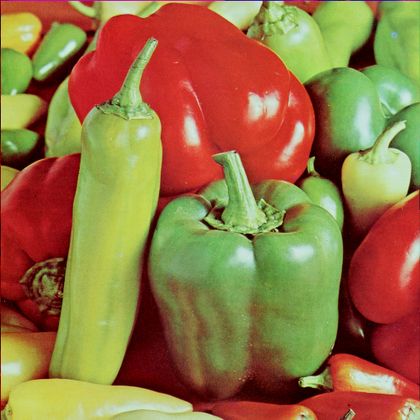
%> input picture PD_edges/edges/peppers.png, 420 x 420 px, shrunk from 512 x 512 before the run, given in place of synthetic_panorama_depth.pfm.gz_edges.png, which was not available
$ octave --eval "result = locateTestPano('peppers.png');"   (GNU Octave 9; MATLAB toolbox functions it lacks are replaced by stand-ins)
%> lines starting %> are read from the running program, lines starting %| are printed output that depends on the picture; pictures that were not available may be replaced by others from this repository, and a replacement may not be noted
### PD_edges/edges/edgesTrain.m
function model = edgesTrain( varargin )
% Train structured edge detector.
%
% For an introductory tutorial please see edgesDemo.m.
%
% USAGE
%  opts = edgesTrain()
%  model = edgesTrain( opts )
%
% INPUTS
%  opts       - parameters (struct or name/value pairs)
%   (1) model parameters:
%   .imWidth    - [32] width of image patches
%   .gtWidth    - [16] width of ground truth patches
%   (2) tree parameters:
%   .nPos       - [5e5] number of positive patches per tree
%   .nNeg       - [5e5] number of negative patches per tree
%   .nImgs      - [inf] maximum number of images to use for training
%   .nTrees     - [8] number of trees in forest to train
%   .fracFtrs   - [1/4] fraction of features to use to train each tree
%   .minCount   - [1] minimum number of data points to allow split
%   .minChild   - [8] minimum number of data points allowed at child nodes
%   .maxDepth   - [64] maximum depth of tree
%   .discretize - ['pca'] options include 'pca' and 'kmeans'
%   .nSamples   - [256] number of samples for clustering structured labels
%   .nClasses   - [2] number of classes (clusters) for binary splits
%   .split      - ['gini'] options include 'gini', 'entropy' and 'twoing'
%   (3) feature parameters:
%   .nOrients   - [4] number of orientations per gradient scale
%   .grdSmooth  - [0] radius for image gradient smoothing (using convTri)
%   .chnSmooth  - [2] radius for reg channel smoothing (using convTri)
%   .simSmooth  - [8] radius for sim channel smoothing (using convTri)
%   .normRad    - [4] gradient normalization radius (see gradientMag)
%   .shrink     - [2] amount to shrink channels
%   .nCells     - [5] number of self similarity cells
%   .rgbd       - [0] 0:RGB, 1:depth, 2:RBG+depth (for NYU data only)
%   (4) detection parameters (can be altered after training):
%   .stride     - [2] stride at which to compute edges
%   .multiscale - [0] if true run multiscale edge detector
%   .sharpen    - [2] sharpening amount (can only decrease after training)
%   .nTreesEval - [4] number of trees to evaluate per location
%   .nThreads   - [4] number of threads for evaluation of trees
%   .nms        - [0] if true apply non-maximum suppression to edges
%   (5) other parameters:
%   .seed       - [1] seed for random stream (for reproducibility)
%   .useParfor  - [0] if true train trees in parallel (memory intensive)
%   .modelDir   - ['models/'] target directory for storing models
%   .modelFnm   - ['model'] model filename
%   .bsdsDir    - ['BSR/BSDS500/data/'] location of BSDS dataset
%
% OUTPUTS
%  model      - trained structured edge detector w the following fields
%   .opts       - input parameters and constants
%   .thrs       - [nNodes x nTrees] threshold corresponding to each fid
%   .fids       - [nNodes x nTrees] feature ids for each node
%   .child      - [nNodes x nTrees] index of child for each node
%   .count      - [nNodes x nTrees] number of data points at each node
%   .depth      - [nNodes x nTrees] depth of each node
%   .eBins      - data structure for storing all node edge maps
%   .eBnds      - data structure for storing all node edge maps
%
% EXAMPLE
%
% See also edgesDemo, edgesChns, edgesDetect, forestTrain
%
% Structured Edge Detection Toolbox      Version 3.01
% Code written by Piotr Dollar, 2014.
% Licensed under the MSR-LA Full Rights License [see license.txt]

% get default parameters
dfs={'imWidth',32, 'gtWidth',16, 'nPos',5e5, 'nNeg',5e5, 'nImgs',inf, ...
  'nTrees',8, 'fracFtrs',1/4, 'minCount',1, 'minChild',8, ...
  'maxDepth',64, 'discretize','pca', 'nSamples',256, 'nClasses',2, ...
  'split','gini', 'nOrients',4, 'grdSmooth',0, 'chnSmooth',2, ...
  'simSmooth',8, 'normRad',4, 'shrink',2, 'nCells',5, 'rgbd',0, ...
  'stride',2, 'multiscale',0, 'sharpen',2, 'nTreesEval',4, ...
  'nThreads',4, 'nms',0, 'seed',1, 'useParfor',0, 'modelDir','models/', ...
  'modelFnm','model', 'bsdsDir','BSR/BSDS500/data/'};
opts = getPrmDflt(varargin,dfs,1);
if(nargin==0), model=opts; return; end

% if forest exists load it and return
cd(fileparts(mfilename('fullpath')));
forestDir = [opts.modelDir '/forest/'];
forestFn = [forestDir opts.modelFnm];
if(exist([forestFn '.mat'], 'file'))
  load([forestFn '.mat']); return; end

% compute constants and store in opts
nTrees=opts.nTrees; nCells=opts.nCells; shrink=opts.shrink;
opts.nPos=round(opts.nPos); opts.nNeg=round(opts.nNeg);
opts.nTreesEval=min(opts.nTreesEval,nTrees);
opts.stride=max(opts.stride,shrink);
imWidth=opts.imWidth; gtWidth=opts.gtWidth;
imWidth=round(max(gtWidth,imWidth)/shrink/2)*shrink*2;
opts.imWidth=imWidth; opts.gtWidth=gtWidth;
nChnsGrad=(opts.nOrients+1)*2; nChnsColor=3;
if(opts.rgbd==1), nChnsColor=1; end
if(opts.rgbd==2), nChnsGrad=nChnsGrad*2; nChnsColor=nChnsColor+1; end
nChns = nChnsGrad+nChnsColor; opts.nChns = nChns;
opts.nChnFtrs = imWidth*imWidth*nChns/shrink/shrink;
opts.nSimFtrs = (nCells*nCells)*(nCells*nCells-1)/2*nChns;
opts.nTotFtrs = opts.nChnFtrs + opts.nSimFtrs; disp(opts);

% generate stream for reproducibility of model
stream=RandStream('mrg32k3a','Seed',opts.seed);

% train nTrees random trees (can be trained with parfor if enough memory)
if(opts.useParfor), parfor i=1:nTrees, trainTree(opts,stream,i); end
else for i=1:nTrees, trainTree(opts,stream,i); end; end

% merge trees and save model
model = mergeTrees( opts );
if(~exist(forestDir,'dir')), mkdir(forestDir); end
save([forestFn '.mat'], 'model', '-v7.3');

end

% [268 lines left out: functions mergeTrees, inferLabels, trainTree, stComputeSimFtrs, discretize, not called in this run]

### PD_edges/edges/locateTestPano.m
function [ output_args ] = locateTestPano(dir)
%> called with dir = 'peppers.png'


    addpath /home/simonovm/workspace/locate/src/preproc/pfm2torch

    pano = imread([dir '/synthetic_panorama_depth.pfm.gz_edges.png']);
%> pano is the input picture: size 420x420x3 uint8; mean R, G, B 149.8, 115.6, 66.5
    %panodt = - doDT(pano, 1) .^2;
    panodt = doDT(pano, 0.2);
    figure(4); imagesc(panodt)

    opts=edgesTrain();                % default options (good settings)
% [67 lines not run here, left out]
function panodt = doDT(pano, fact)
%> called with fact = 0.2
    panodt = [];

    for th=250:-50:50
        dt = -bwdist(pano>th, 'euclidean');
        if numel(panodt)==0
            panodt = dt;
        else
            panodt = max(panodt, dt-(250-th)*fact);
        end
    end
%> this loop made 5 passes
%> pass 2, in doDT, `dt = -bwdist(pano>th, 'euclidean');`:
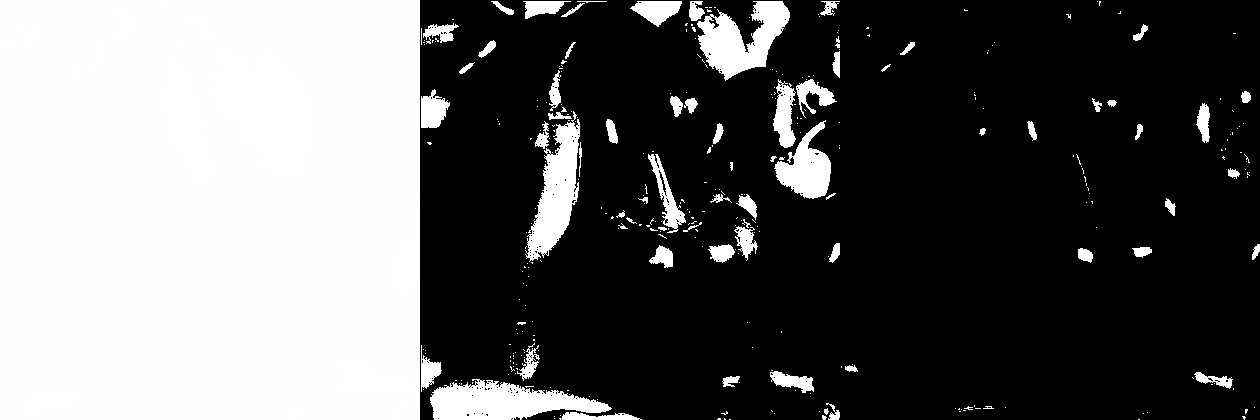
%> dt: size 420x1260 single; min -45254.8, max 0, mean -27739.8; drawn with min black and max white
%> pass 3, in doDT, `dt = -bwdist(pano>th, 'euclidean');`:
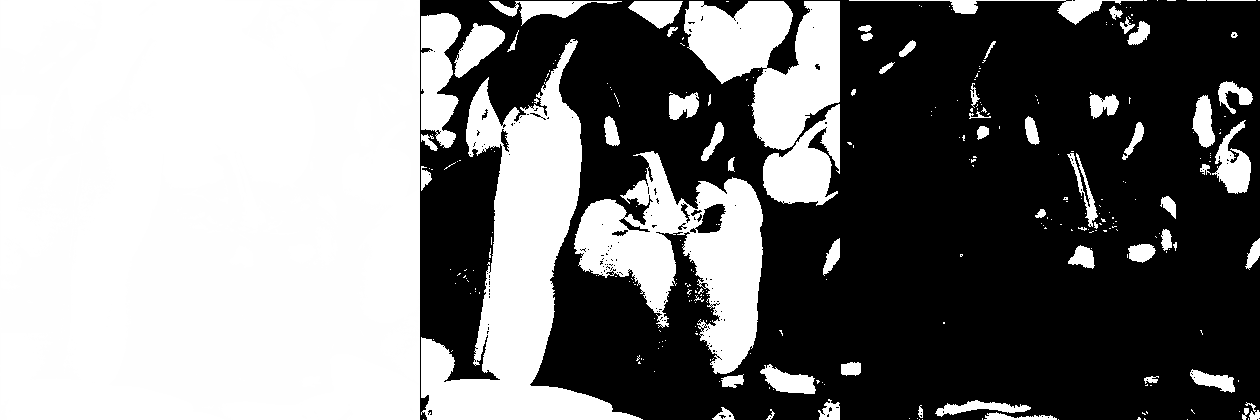
%> dt: size 420x1260 single; min -45254.8, max 0, mean -22510.7; drawn with min black and max white
%> after the loop:
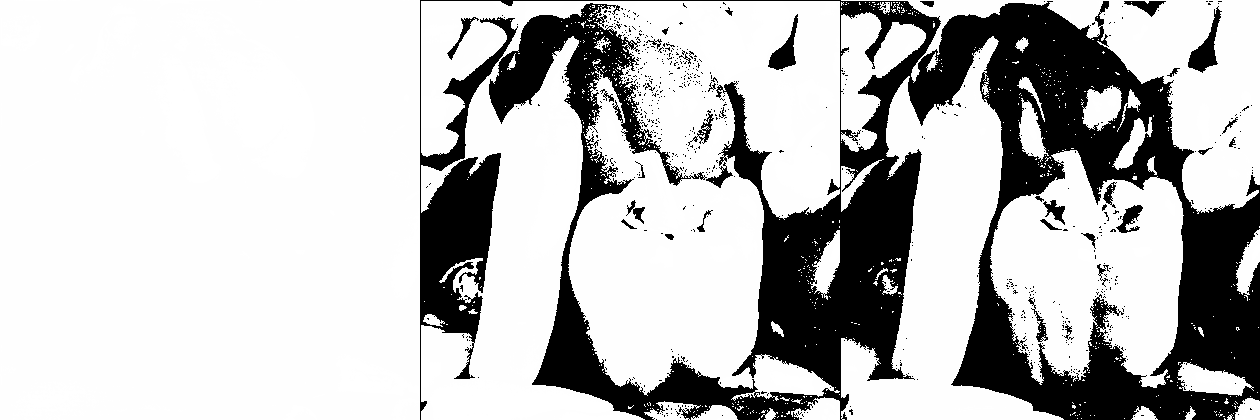
%> panodt: size 420x1260 single; min -45264.8, max -10, mean -11000.7; drawn with min black and max white
end
%> in locateTestPano, `imagesc(panodt)`:
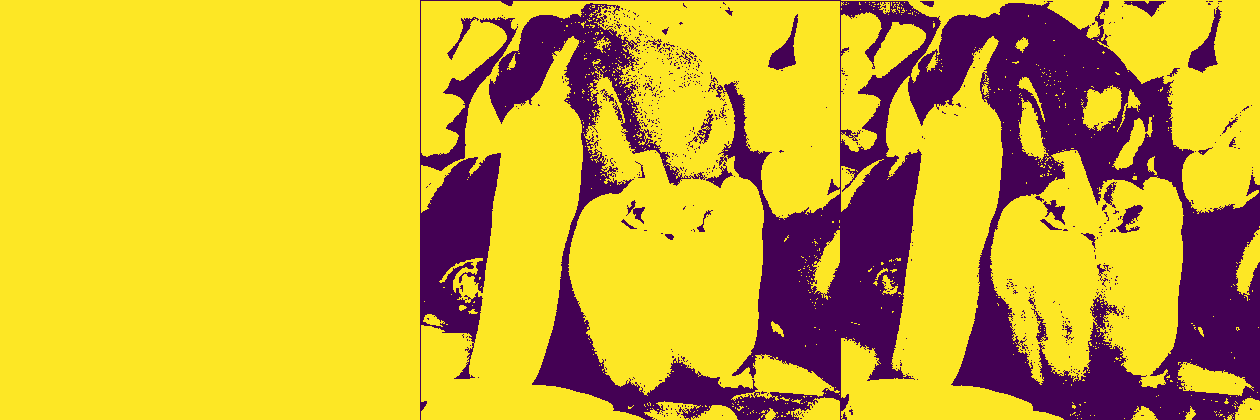
%> displayed picture: size 420x1260x3, on the screen's scale of 0 to 255; mean R, G, B 208.1, 175.2, 48.4
%> the run ends on the next line
